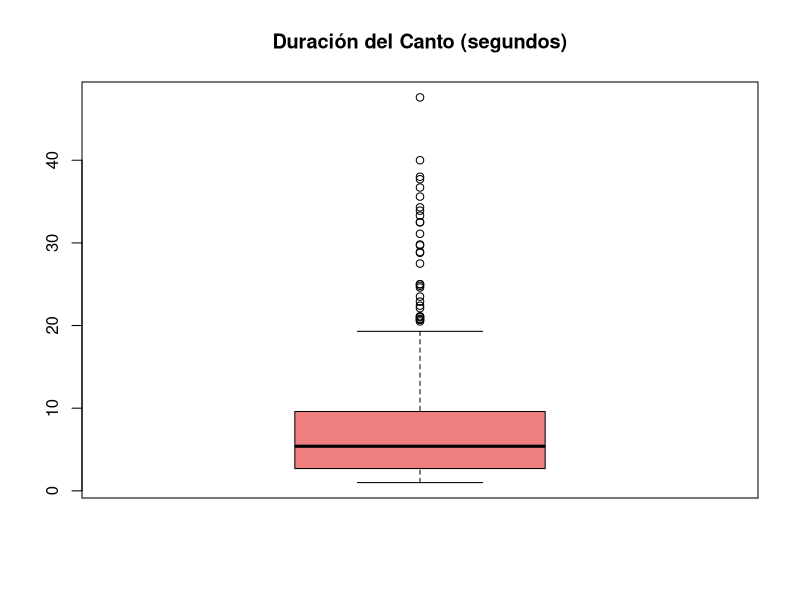
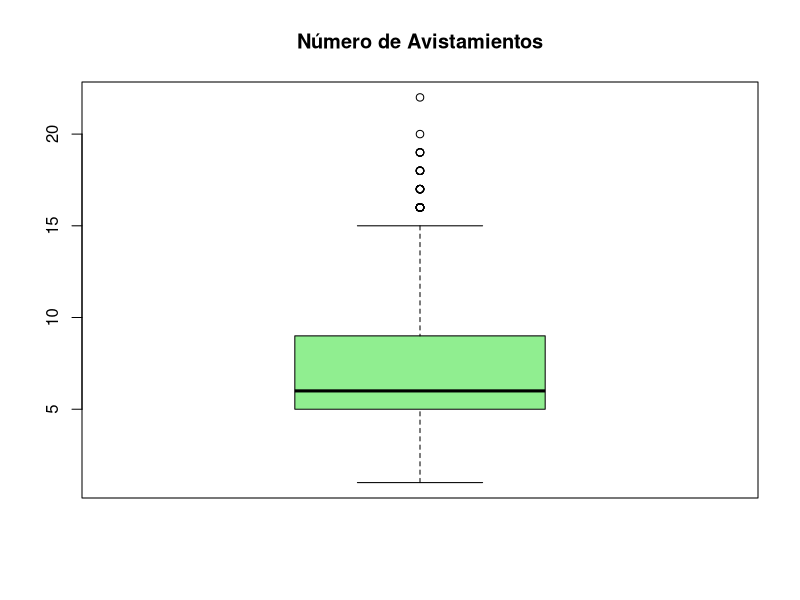
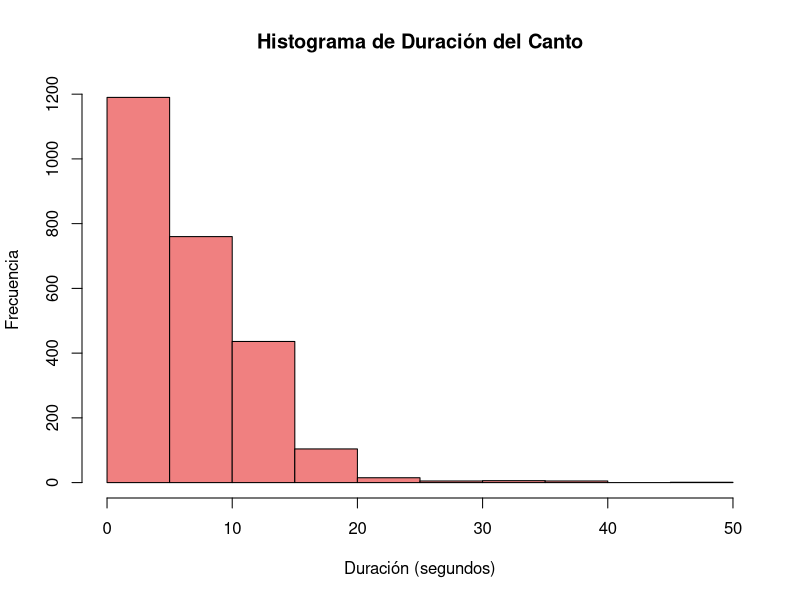
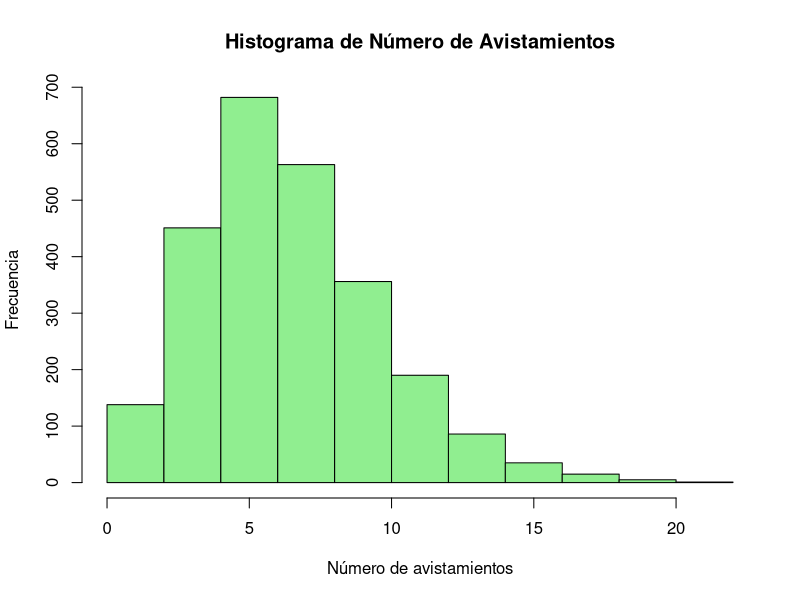
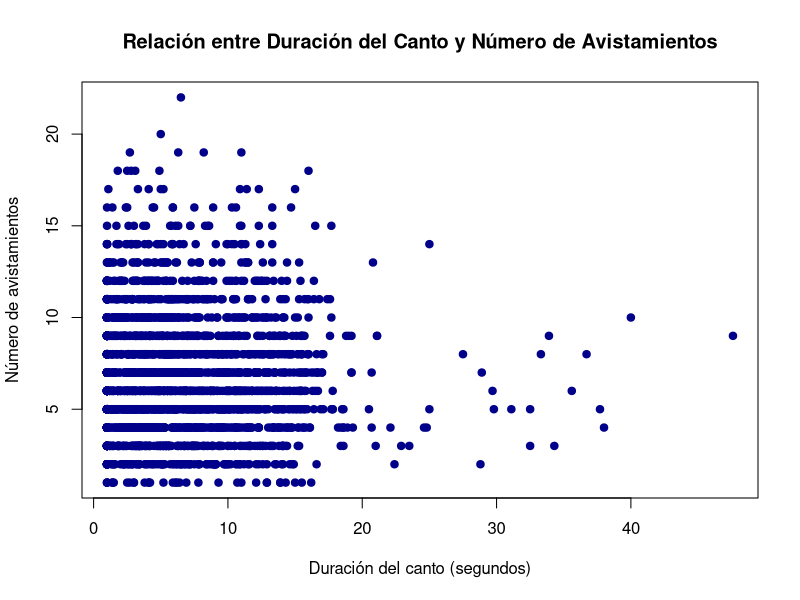
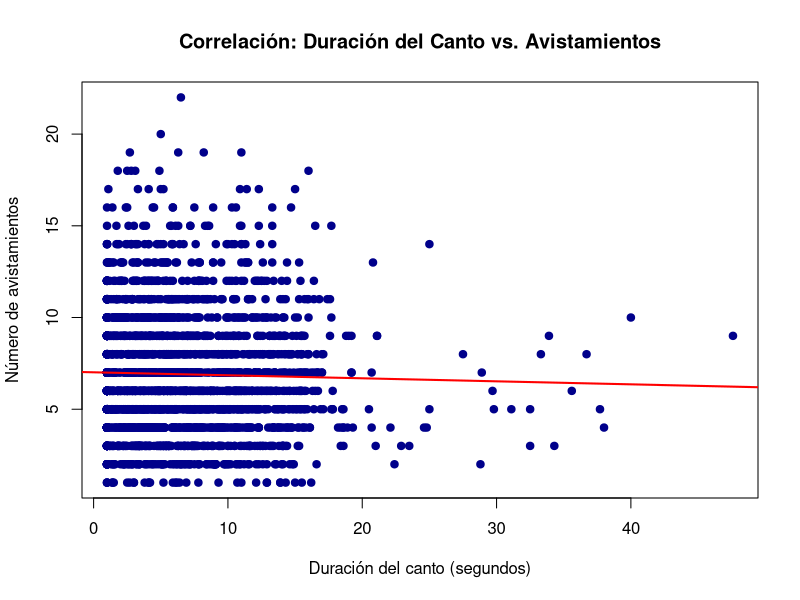

Generate these figures, in order, with R:
# -----------------------------------------------
# CARGAR DATOS
# -----------------------------------------------
setwd("C:\\Users\\USER\\Documents\\Estadistica\\R")

# Verificar que el archivo existe
list.files(pattern = "\\.csv$")

# 1. Cargar el archivo CSV
AVES_COSTA <- read.csv("AVES_COSTA.csv")

# Verificar la estructura de los datos
str(AVES_COSTA)
head(AVES_COSTA)

# -----------------------------------------------
# ANÁLISIS PARA EL OBJETIVO 2
# -----------------------------------------------

# 1. Estadísticos descriptivos
summary(AVES_COSTA$duracion_canto_seg)
summary(AVES_COSTA$numero_avistamientos)
sd(AVES_COSTA$duracion_canto_seg)
sd(AVES_COSTA$numero_avistamientos)

# 2. Gráficos de caja (boxplots)
boxplot(AVES_COSTA$duracion_canto_seg, 
        main = "Duración del Canto (segundos)", 
        col = "lightcoral")

boxplot(AVES_COSTA$numero_avistamientos, 
        main = "Número de Avistamientos", 
        col = "lightgreen")

# 3. Histogramas
hist(AVES_COSTA$duracion_canto_seg, 
     main = "Histograma de Duración del Canto", 
     xlab = "Duración (segundos)", ylab = "Frecuencia", 
     col = "lightcoral")

hist(AVES_COSTA$numero_avistamientos, 
     main = "Histograma de Número de Avistamientos", 
     xlab = "Número de avistamientos", ylab = "Frecuencia", 
     col = "lightgreen")

# 4. Diagrama de dispersión
plot(AVES_COSTA$duracion_canto_seg, AVES_COSTA$numero_avistamientos,
     xlab = "Duración del canto (segundos)",
     ylab = "Número de avistamientos",
     main = "Relación entre Duración del Canto y Número de Avistamientos",
     pch = 19, col = "darkblue")

# 5. Prueba de normalidad (Shapiro-Wilk)
shapiro.test(AVES_COSTA$duracion_canto_seg)
shapiro.test(AVES_COSTA$numero_avistamientos)

# 6. Cálculo de correlación (Pearson o Spearman según normalidad)
# Si alguna variable no es normal, usamos Spearman
cor.test(AVES_COSTA$duracion_canto_seg, AVES_COSTA$numero_avistamientos, 
         method = "spearman") # o "pearson" si ambas son normales

# 7. Gráfico de correlación con línea de tendencia (opcional)
plot(AVES_COSTA$duracion_canto_seg, AVES_COSTA$numero_avistamientos,
     xlab = "Duración del canto (segundos)",
     ylab = "Número de avistamientos",
     main = "Correlación: Duración del Canto vs. Avistamientos",
     pch = 19, col = "darkblue")
abline(lm(numero_avistamientos ~ duracion_canto_seg, data = AVES_COSTA), 
       col = "red", lwd = 2)

